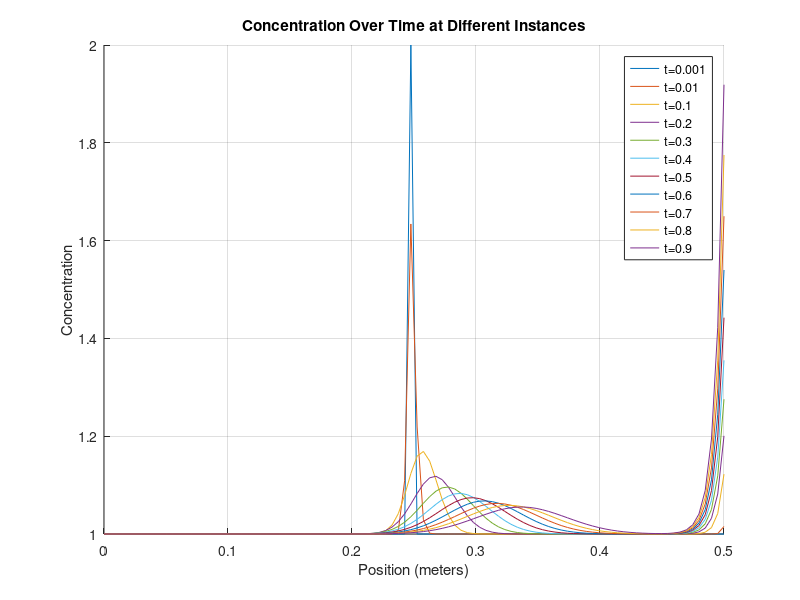
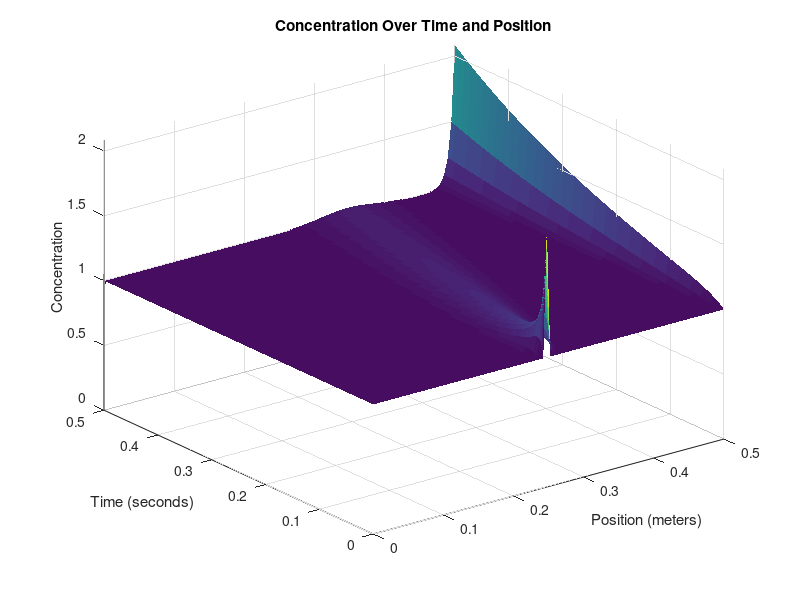

MATLAB code to generate these figures, in order:
%__Gruppe 3-Simulering-3.Sem__
clear
close all
clc
%% Inital Parameters 
% Define parameters
domain_length = 0.5;   % Domain length (meters)
domain_steps = 100;    % Number of spatial domain_steps points
dx = domain_length / (domain_steps - 1);

time_length = 0.5;      % Time length (seconds)
time_steps = 500;       % Number of time steps
dt = time_length / time_steps;

D = 0.001;               % Diffusion coefficient
%velocity = 0.2;         % Constant velocity (m/s)
feed_conc = 1; % Constant solute concentration at the first cell


% Anonymous functions
velocity_function = @(Conc) 0.2; % Velocity [m/s]
fouling_rate = @(time) 0.0007*time; % σ_f (fouling over time) set to 0.0007*time or (2.2/(3+exp(-0.1*time)))^4
rejection_rate = @(time) 0.1+fouling_rate(time); % σ_0+σ_f

%Constants
R=8.31415; % Gasconstant []
T=273.15+20; %Temperature [K]

% Create a grid for space and time
x = linspace(0, domain_length, domain_steps);
t = linspace(0, time_length, time_steps);

% Initialize the concentration array (1D)
C = ones(domain_steps, time_steps);
% Initial condition (as a column vector)
C(domain_steps/2,1)=2;
rho = velocity_function(T)*dx/dt;
r = D*dx/dt;
fprintf(' r = %f \n rho = %f ', r, rho);
if (1-2*r-rho)<0 
   fprintf('ERROR: Stabilitetsfejl');
end

%% Time-stepping loop
for j = 2:time_steps
    for i = 1:domain_steps
        % Calculate the second derivative in x direction
        if i == 1 %__First Cell__
             C(1,:) = feed_conc; % Fill the first cell with inflow concentration
            % No left neighbor at the first cell
            d2Cdx2 = D * (C(2, j-1) -  C(1, j-1)) / dx^2;
             % Apply advection and inflow at the first cell
            dCdt_advection = -velocity_function(T) * C(i, j-1) / dx;
        elseif i == domain_steps %__Membrane Cell___
            % No right neighbor at the last cell and MEMBRANE
            d2Cdx2 = (D * (C(domain_steps - 1, j-1) - C(domain_steps, j-1)) / dx^2) + C(i,j-1)*(rejection_rate(j))*velocity_function(T)/(dx);
        else    %__Normal Cells__
            % Calculate the second derivative normally
            d2Cdx2 = D * (C(i + 1, j-1) - 2 * C(i, j-1) + C(i - 1, j-1)) / dx^2;
            % Apply advection term
            dCdt_advection = -velocity_function(T) * (C(i, j-1) - C(i-1, j-1)) / dx;
        end
        % Apply the diffusion-advection-(electromigration) equation
        C(i, j) = C(i, j-1) + dt * (d2Cdx2 + dCdt_advection);
    end
end

%% Plot 1 - 2D
% Define fractions of time steps you want to visualize
time_fraction = [0.001, 0.01, 0.1, 0.2, 0.3, 0.4, 0.5, 0.6, 0.7, 0.8, 0.9];  % For example, 0.1 corresponds to 10% of time steps

% Calculate the corresponding time indices
time_instances = round(time_fraction * time_steps);

% Create a figure for the first plot
figure;
hold on;

% Plot concentration at specific time instances
for i = 1:length(time_instances)
    time_index = time_instances(i);
    plot(x, C(:, time_index));
end

xlabel('Position (meters)');
ylabel('Concentration');
title('Concentration Over Time at Different Instances');

% Add a legend for clarity
legend(arrayfun(@(f) ['t=', num2str(f)], time_fraction, 'UniformOutput', false));

grid on;
hold off;

%% Plot 2 - 3D
% Create a 3D surface plot to visualize concentration over time and position
[T, X] = meshgrid(t, x);
figure;
h = surf(X, T, C); % Transpose removed here
xlabel('Position (meters)');
ylabel('Time (seconds)');
zlabel('Concentration');
title('Concentration Over Time and Position');

% Set axis limits to start at the origin
xlim([0, domain_length]);
ylim([0, time_length]);
zlim([0, max(C(:))]); % Assuming max(C(:)) is the maximum concentration in your data

set(h,'LineStyle','none')
%colormap(jet)
